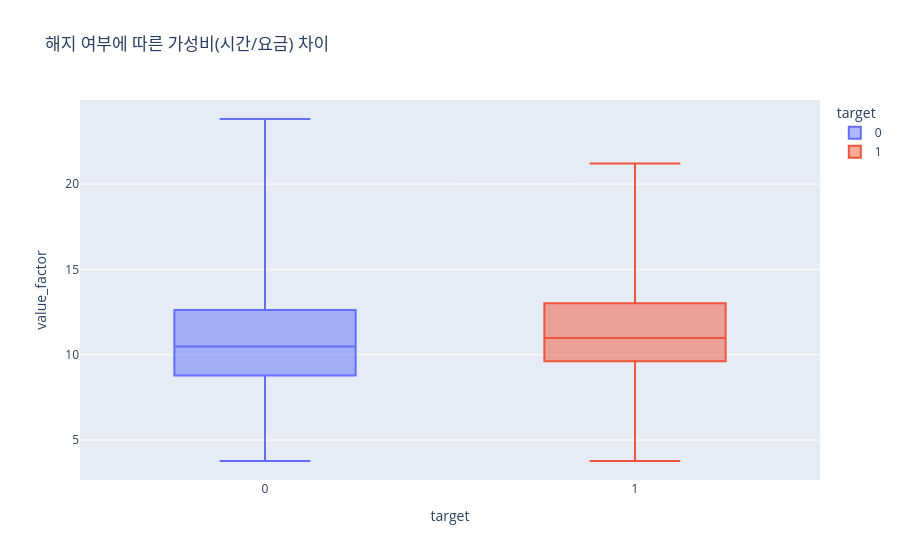

The notebook cell this image was saved under:
### Markdown cell above
* 상담횟수가 늘어날 때 가입기간별 이탈반응은 어떻게 다른가
* 0 ~ 2 초기 불만, 4 ~ 6 중기 불만 누적, 8 ~ 9 이탈직전
* 상담횟수가 증가할수록 이탈률 상승하지만 보통 가입기간 고객에서 민감도 크게 나타남
  신규 = 아직 충성도 형성 전 3회이상 상담시 개입 필요
  보통 = 기대 대비 불만 발생시 이탈, 4회 이상 상담 시 이탈 위험 높음 핵심 관리 타겟
  장기 = 불만에 내성있음, vip따로 관리

### Code cell
#가성비 지수 분석
df['value_factor'] = df['total_minutes'] / df['total_charge'] # 단위 요금당 통화시간

fig = px.box(df, x="target", y="value_factor", color="target", 
             points=False,
             title="해지 여부에 따른 가성비(시간/요금) 차이")
fig.show()

### Figure 1 — Plotly figure (JSON) as saved in the notebook; plotly's stock layout.template omitted (floating-point values rounded to 4 significant figures; data arrays with more than 128 entries replaced by an {"elided": "..."} marker saying what was removed)
{"data": [{"alignmentgroup": "True", "boxpoints": false, "hovertemplate": "target=%{x}<br>value_factor=%{y}<extra></extra>", "legendgroup": "0", "marker": {"color": "#636efa"}, "name": "0", "notched": false, "offsetgroup": "0", "orientation": "v", "showlegend": true, "type": "box", "x": {"elided": "26882 int values"}, "x0": " ", "xaxis": "x", "y": {"elided": "26882 float values"}, "y0": " ", "yaxis": "y"}, {"alignmentgroup": "True", "boxpoints": false, "hovertemplate": "target=%{x}<br>value_factor=%{y}<extra></extra>", "legendgroup": "1", "marker": {"color": "#EF553B"}, "name": "1", "notched": false, "offsetgroup": "1", "orientation": "v", "showlegend": true, "type": "box", "x": {"elided": "3318 int values"}, "x0": " ", "xaxis": "x", "y": {"elided": "3318 float values"}, "y0": " ", "yaxis": "y"}], "layout": {"boxmode": "overlay", "legend": {"title": {"text": "target"}, "tracegroupgap": 0}, "title": {"text": "해지 여부에 따른 가성비(시간/요금) 차이"}, "xaxis": {"anchor": "y", "categoryarray": [0, 1], "categoryorder": "array", "domain": [0, 1], "title": {"text": "target"}}, "yaxis": {"anchor": "x", "domain": [0, 1], "title": {"text": "value_factor"}}}}
